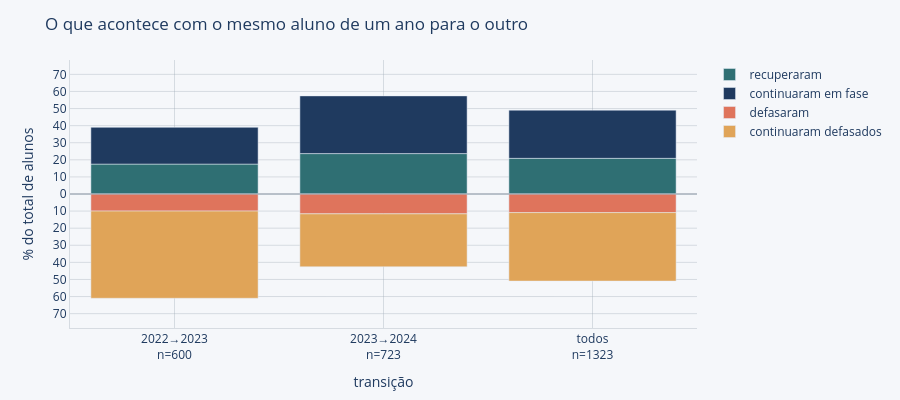

Notebook source saved alongside this figure:
### Markdown cell above
**Conclusão da análise transversal:** a defasagem cai de forma consistente — 69,9% (2022) → 56,9% (2023) → 49,2% (2024) — e a severa quase desaparece (3,3% → 0,3%). A contagem impressa acima diz de quantos alunos se trata em cada ano: são poucas dezenas, e por isso essa é a parte mais frágil do gráfico — a série geral é que sustenta a leitura. Sozinha, porém, essa série não prova a efetividade do PAC, pois fatores como a aquisição de alunos novos aluno em fase ou a evasão de alunos defasados também levariam a taxa de defasagem para baixo. A análise a seguir resolve isso.

### Code cell
# ---------- Camada longitudinal: o que acontece com cada aluno de um ano para o outro ----------
# A mesma exclusão de universitários vale aqui, e o aluno só entra se as duas pontas sobreviverem a ela.
chaves = set(map(tuple, d1[['id_aluno', 'ano']].to_numpy()))
elegivel = [(a, n) in chaves and (a, n + 1) in chaves for a, n in painel[['id_aluno', 'ano']].to_numpy()]
p1 = painel[elegivel].dropna(subset=['defasado', 'defasado_t1'])


def transicoes(g):
    """Os quatro destinos possíveis do aluno entre t e t+1. Medir cada um contra o próprio grupo de origem
    esconde que os dois grupos têm tamanhos muito diferentes, e um percentual maior pode corresponder a
    menos alunos; por isso o denominador aqui é sempre o total de alunos da transição."""
    de, ef = g.defasado.astype(bool), ~g.defasado.astype(bool)
    de_t1 = g.defasado_t1.astype(bool)
    return pd.Series({'continuaram defasados': (de & de_t1).sum(), 'recuperaram': (de & ~de_t1).sum(),
                      'continuaram em fase': (ef & ~de_t1).sum(), 'defasaram': (ef & de_t1).sum()})


def contar_destinos(base, chaves):
    """Os destinos contados dentro de cada célula de um cruzamento de chaves."""
    return pd.DataFrame({k: transicoes(g) for k, g in base.groupby(chaves, observed=True)}).T.rename_axis(chaves)


def barras_destino(t, titulo, eixo_x, eixo_y='% dos alunos do grupo', altura=470, passo=25):
    """Desenha a tabela de destinos como barras divergentes. Todas as desagregações da P1 usam este mesmo
    gráfico, e o denominador é sempre a própria célula, então cada barra soma os 100% dos alunos dela e grupos
    de tamanhos diferentes ficam comparáveis. Como normalizar apaga justamente o tamanho, o número de alunos
    de cada célula vai no rótulo do eixo, e não só no hover: uma barra de 100% sobre sete alunos ocupa o mesmo
    espaço de uma sobre duzentos, e o leitor precisa poder distinguir as duas sem passar o mouse. O rótulo, o
    hover e o eixo saem das peças definidas antes desta seção, para que a mesma convenção de leitura valha
    aqui e nas dez perguntas seguintes."""
    pct = t.div(t.sum(axis=1), axis=0).mul(100)
    rotulo = lambda v: f'{v:g}' if isinstance(v, float) else str(v)
    eixo = [[rotulo(v) for v in t.index.get_level_values(i)] for i in range(t.index.nlevels)]
    eixo[-1] = rotulo_n(eixo[-1], t.sum(axis=1))
    fig = go.Figure()
    for coluna, cor, sentido in zip(['recuperaram', 'continuaram em fase', 'defasaram', 'continuaram defasados'],
                                    [TEAL, AZUL, CORAL, AMBAR], [1, 1, -1, -1]):
        dados, modelo = hover_taxa(pct[coluna], t[coluna], t.sum(axis=1))
        fig.add_bar(x=eixo if t.index.nlevels > 1 else eixo[0], y=sentido * pct[coluna], name=coluna,
                    marker_color=cor, customdata=dados, hovertemplate=modelo)
    somas = pd.concat([pct[['recuperaram', 'continuaram em fase']].sum(axis=1),
                       pct[['defasaram', 'continuaram defasados']].sum(axis=1)])
    fig.update_layout(barmode='relative', title=titulo, xaxis_title=eixo_x, yaxis_title=eixo_y,
                      hovermode='x unified', legend_title='')
    eixo_divergente(fig, somas, passo)
    return aplicar_tema(fig, altura).update_layout(margin_b=95 if t.index.nlevels > 1 else 70)


tr = pd.DataFrame({nome: transicoes(g) for nome, g in list(p1.groupby('transicao')) + [('todos', p1)]}).T
tr_pct = tr.div(tr.sum(axis=1), axis=0).mul(100)
print(f'Transições dentro do mesmo aluno: {len(p1)} de {p1.id_aluno.nunique()} alunos '
      f'({p1.transicao.value_counts().sort_index().to_dict()}).')

severidade = lambda s: pd.Categorical(np.select([s == 2.5, s == 5], ['severa', 'moderada'], default='em fase'),
                                      ['severa', 'moderada', 'em fase'])
sev1 = p1.dropna(subset=['ian', 'ian_t1'])
mat = pd.crosstab(severidade(sev1.ian), severidade(sev1.ian_t1)).rename_axis(index='de t', columns='para t+1')
print(f'\nMatriz de transição da severidade — {len(sev1)} transições (de t, nas linhas → para t+1, nas colunas):')
# O total de cada linha entra na impressão porque é ele que dá o peso de cada nível de partida: sem
# ele, uma linha de poucas transições e uma de centenas se leem do mesmo jeito nos percentuais abaixo.
print(mat.assign(total=mat.sum(axis=1)).to_string())
# Aqui o denominador volta a ser a linha, de propósito: a pergunta desta matriz não é o que aconteceu com a
# base, e sim para onde vai um aluno dado o nível em que ele estava — e a contagem acima já dá o peso de cada
# linha, que é o que faltava para ler os percentuais sem se enganar.
print('\nA mesma matriz como % de cada linha:')
print(mat.div(mat.sum(axis=1), axis=0).mul(100).round(1).to_string())

# Embora não existam porcentagens negativas, as barras divergem do zero conforme o destino em t+1 para tornar
# o visual mais intuitivo: para cima quem chega em fase, para baixo quem chega defasado. Os dois movimentos
# ficam colados ao eixo e a inércia nas pontas, de modo que a barra inteira soma os 100% dos alunos do ano.
barras_destino(tr, 'O que acontece com o mesmo aluno de um ano para o outro', 'transição', '% do total de alunos',altura=400, passo=10).show()

### Figure 1 — Plotly figure (JSON) as saved in the notebook; plotly's stock layout.template omitted (floating-point values rounded to 4 significant figures)
{"data": [{"customdata": [[17.5, 105.0, 600.0], [23.65, 171.0, 723.0], [20.86, 276.0, 1323.0]], "hovertemplate": "%{customdata[0]:.1f}%  (%{customdata[1]:.0f} de %{customdata[2]:.0f})<extra></extra>", "marker": {"color": "#2F6F73"}, "name": "recuperaram", "type": "bar", "x": ["2022→2023<br>n=600", "2023→2024<br>n=723", "todos<br>n=1323"], "y": [17.5, 23.65, 20.86]}, {"customdata": [[21.5, 129.0, 600.0], [33.75, 244.0, 723.0], [28.19, 373.0, 1323.0]], "hovertemplate": "%{customdata[0]:.1f}%  (%{customdata[1]:.0f} de %{customdata[2]:.0f})<extra></extra>", "marker": {"color": "#1F3A5F"}, "name": "continuaram em fase", "type": "bar", "x": ["2022→2023<br>n=600", "2023→2024<br>n=723", "todos<br>n=1323"], "y": [21.5, 33.75, 28.19]}, {"customdata": [[10.0, 60.0, 600.0], [11.62, 84.0, 723.0], [10.88, 144.0, 1323.0]], "hovertemplate": "%{customdata[0]:.1f}%  (%{customdata[1]:.0f} de %{customdata[2]:.0f})<extra></extra>", "marker": {"color": "#DF745C"}, "name": "defasaram", "type": "bar", "x": ["2022→2023<br>n=600", "2023→2024<br>n=723", "todos<br>n=1323"], "y": [-10.0, -11.62, -10.88]}, {"customdata": [[51.0, 306.0, 600.0], [30.98, 224.0, 723.0], [40.06, 530.0, 1323.0]], "hovertemplate": "%{customdata[0]:.1f}%  (%{customdata[1]:.0f} de %{customdata[2]:.0f})<extra></extra>", "marker": {"color": "#E0A458"}, "name": "continuaram defasados", "type": "bar", "x": ["2022→2023<br>n=600", "2023→2024<br>n=723", "todos<br>n=1323"], "y": [-51.0, -30.98, -40.06]}], "layout": {"barmode": "relative", "font": {"color": "#1F3A5F"}, "height": 400, "hovermode": "x unified", "legend": {"title": {"font": {"color": "#1F3A5F"}, "text": ""}}, "margin": {"b": 70, "l": 70, "r": 30, "t": 60}, "paper_bgcolor": "#F5F7FA", "plot_bgcolor": "#F5F7FA", "shapes": [{"line": {"color": "#9AA5B1", "width": 1}, "type": "line", "x0": 0, "x1": 1, "xref": "x domain", "y0": 0, "y1": 0, "yref": "y"}], "title": {"font": {"color": "#1F3A5F"}, "text": "O que acontece com o mesmo aluno de um ano para o outro"}, "xaxis": {"gridcolor": "rgba(154, 165, 177, 0.35)", "linecolor": "rgba(154, 165, 177, 0.35)", "title": {"text": "transição"}, "zerolinecolor": "rgba(154, 165, 177, 0.35)"}, "yaxis": {"gridcolor": "rgba(154, 165, 177, 0.35)", "linecolor": "rgba(154, 165, 177, 0.35)", "range": [-78.4, 78.4], "tickmode": "array", "ticktext": ["70", "60", "50", "40", "30", "20", "10", "0", "10", "20", "30", "40", "50", "60", "70"], "tickvals": [-70.0, -60.0, -50.0, -40.0, -30.0, -20.0, -10.0, 0.0, 10.0, 20.0, 30.0, 40.0, 50.0, 60.0, 70.0], "title": {"text": "% do total de alunos"}, "zerolinecolor": "rgba(154, 165, 177, 0.35)"}}}
